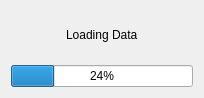
<?xml version="1.0" encoding="UTF-8"?>
<ui version="4.0">
 <class>loadinxmlPorgress</class>
 <widget class="QDialog" name="loadinxmlPorgress">
  <property name="geometry">
   <rect>
    <x>0</x>
    <y>0</y>
    <width>204</width>
    <height>98</height>
   </rect>
  </property>
  <property name="windowTitle">
   <string>Dialog</string>
  </property>
  <layout class="QVBoxLayout" name="verticalLayout_3">
   <item>
    <layout class="QVBoxLayout" name="verticalLayout_2">
     <item>
      <layout class="QHBoxLayout" name="horizontalLayout">
       <item>
        <spacer name="horizontalSpacer">
         <property name="orientation">
          <enum>Qt::Horizontal</enum>
         </property>
         <property name="sizeHint" stdset="0">
          <size>
           <width>40</width>
           <height>20</height>
          </size>
         </property>
        </spacer>
       </item>
       <item>
        <widget class="QLabel" name="message">
         <property name="text">
          <string>Loading Data</string>
         </property>
        </widget>
       </item>
       <item>
        <spacer name="horizontalSpacer_2">
         <property name="orientation">
          <enum>Qt::Horizontal</enum>
         </property>
         <property name="sizeHint" stdset="0">
          <size>
           <width>40</width>
           <height>20</height>
          </size>
         </property>
        </spacer>
       </item>
      </layout>
     </item>
     <item>
      <layout class="QHBoxLayout" name="horizontalLayout_2">
       <item>
        <widget class="QProgressBar" name="progress">
         <property name="value">
          <number>24</number>
         </property>
        </widget>
       </item>
      </layout>
     </item>
    </layout>
   </item>
  </layout>
 </widget>
 <resources/>
 <connections/>
</ui>
